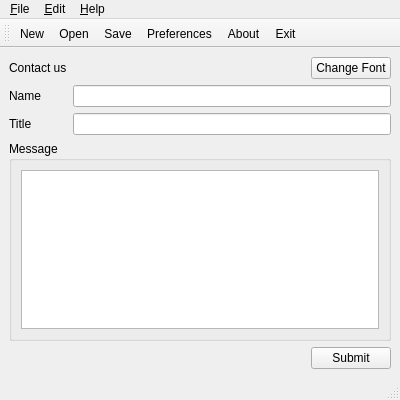
<?xml version="1.0" encoding="UTF-8"?>
<ui version="4.0">
 <class>MainWindow</class>
 <widget class="QMainWindow" name="MainWindow">
  <property name="geometry">
   <rect>
    <x>0</x>
    <y>0</y>
    <width>400</width>
    <height>400</height>
   </rect>
  </property>
  <property name="windowTitle">
   <string>MainWindow</string>
  </property>
  <widget class="QWidget" name="centralwidget">
   <layout class="QVBoxLayout" name="verticalLayout">
    <item>
     <layout class="QGridLayout" name="gridLayout">
      <item row="0" column="0">
       <widget class="QLabel" name="labelContac">
        <property name="text">
         <string>Contact us</string>
        </property>
       </widget>
      </item>
      <item row="0" column="2">
       <spacer name="horizontalSpacer">
        <property name="orientation">
         <enum>Qt::Horizontal</enum>
        </property>
        <property name="sizeHint" stdset="0">
         <size>
          <width>40</width>
          <height>20</height>
         </size>
        </property>
       </spacer>
      </item>
      <item row="0" column="3">
       <widget class="QPushButton" name="changeFontButton">
        <property name="text">
         <string>Change Font</string>
        </property>
       </widget>
      </item>
      <item row="1" column="1">
       <spacer name="verticalSpacer">
        <property name="orientation">
         <enum>Qt::Vertical</enum>
        </property>
        <property name="sizeHint" stdset="0">
         <size>
          <width>20</width>
          <height>17</height>
         </size>
        </property>
       </spacer>
      </item>
      <item row="2" column="0">
       <widget class="QLabel" name="labelName">
        <property name="text">
         <string>Name</string>
        </property>
       </widget>
      </item>
      <item row="2" column="1" colspan="3">
       <widget class="QLineEdit" name="lineEditName"/>
      </item>
      <item row="3" column="0">
       <widget class="QLabel" name="labelTitle">
        <property name="text">
         <string>Title</string>
        </property>
       </widget>
      </item>
      <item row="3" column="1" colspan="3">
       <widget class="QLineEdit" name="lineEditTitle"/>
      </item>
     </layout>
    </item>
    <item>
     <spacer name="verticalSpacer_2">
      <property name="orientation">
       <enum>Qt::Vertical</enum>
      </property>
      <property name="sizeHint" stdset="0">
       <size>
        <width>20</width>
        <height>3</height>
       </size>
      </property>
     </spacer>
    </item>
    <item>
     <widget class="QGroupBox" name="groupBox">
      <property name="title">
       <string>Message</string>
      </property>
      <layout class="QHBoxLayout" name="horizontalLayout">
       <item>
        <widget class="QTextEdit" name="textEdit"/>
       </item>
      </layout>
     </widget>
    </item>
    <item>
     <spacer name="verticalSpacer_3">
      <property name="orientation">
       <enum>Qt::Vertical</enum>
      </property>
      <property name="sizeHint" stdset="0">
       <size>
        <width>20</width>
        <height>3</height>
       </size>
      </property>
     </spacer>
    </item>
    <item>
     <layout class="QHBoxLayout" name="horizontalLayout_3">
      <item>
       <spacer name="horizontalSpacer_4">
        <property name="orientation">
         <enum>Qt::Horizontal</enum>
        </property>
        <property name="sizeHint" stdset="0">
         <size>
          <width>40</width>
          <height>20</height>
         </size>
        </property>
       </spacer>
      </item>
      <item>
       <widget class="QPushButton" name="submitButton">
        <property name="text">
         <string>Submit</string>
        </property>
       </widget>
      </item>
     </layout>
    </item>
   </layout>
  </widget>
  <widget class="QMenuBar" name="menubar">
   <property name="geometry">
    <rect>
     <x>0</x>
     <y>0</y>
     <width>400</width>
     <height>24</height>
    </rect>
   </property>
   <widget class="QMenu" name="menu_File">
    <property name="title">
     <string>&amp;File</string>
    </property>
    <addaction name="actionNew"/>
    <addaction name="actionOpen"/>
    <addaction name="actionClose"/>
    <addaction name="separator"/>
    <addaction name="actionSave"/>
    <addaction name="actionSaveAs"/>
    <addaction name="separator"/>
    <addaction name="actionExit"/>
   </widget>
   <widget class="QMenu" name="menu_Edit">
    <property name="title">
     <string>&amp;Edit</string>
    </property>
    <addaction name="actionPreferences"/>
   </widget>
   <widget class="QMenu" name="menu_Help">
    <property name="title">
     <string>&amp;Help</string>
    </property>
    <addaction name="actionAbout"/>
   </widget>
   <addaction name="menu_File"/>
   <addaction name="menu_Edit"/>
   <addaction name="menu_Help"/>
  </widget>
  <widget class="QStatusBar" name="statusbar"/>
  <widget class="QToolBar" name="toolBar">
   <property name="windowTitle">
    <string>toolBar</string>
   </property>
   <attribute name="toolBarArea">
    <enum>TopToolBarArea</enum>
   </attribute>
   <attribute name="toolBarBreak">
    <bool>false</bool>
   </attribute>
   <addaction name="actionNew"/>
   <addaction name="actionOpen"/>
   <addaction name="actionSave"/>
   <addaction name="actionPreferences"/>
   <addaction name="actionAbout"/>
   <addaction name="actionExit"/>
  </widget>
  <action name="actionNew">
   <property name="icon">
    <iconset resource="../resources.qrc">
     <normaloff>:/resources/icons/32x32/File-New-icon.png</normaloff>:/resources/icons/32x32/File-New-icon.png</iconset>
   </property>
   <property name="text">
    <string>&amp;New</string>
   </property>
  </action>
  <action name="actionOpen">
   <property name="icon">
    <iconset resource="../resources.qrc">
     <normaloff>:/resources/icons/32x32/open-file-icon.png</normaloff>:/resources/icons/32x32/open-file-icon.png</iconset>
   </property>
   <property name="text">
    <string>&amp;Open</string>
   </property>
  </action>
  <action name="actionSave">
   <property name="icon">
    <iconset resource="../resources.qrc">
     <normaloff>:/resources/icons/32x32/Save-icon.png</normaloff>:/resources/icons/32x32/Save-icon.png</iconset>
   </property>
   <property name="text">
    <string>&amp;Save</string>
   </property>
  </action>
  <action name="actionSaveAs">
   <property name="icon">
    <iconset resource="../resources.qrc">
     <normaloff>:/resources/icons/32x32/Save-as-icon.png</normaloff>:/resources/icons/32x32/Save-as-icon.png</iconset>
   </property>
   <property name="text">
    <string>Save &amp;As</string>
   </property>
  </action>
  <action name="actionClose">
   <property name="text">
    <string>&amp;Close</string>
   </property>
  </action>
  <action name="actionPreferences">
   <property name="icon">
    <iconset resource="../resources.qrc">
     <normaloff>:/resources/icons/32x32/Categories-preferences-system-icon.png</normaloff>:/resources/icons/32x32/Categories-preferences-system-icon.png</iconset>
   </property>
   <property name="text">
    <string>&amp;Preferences ...</string>
   </property>
  </action>
  <action name="actionAbout">
   <property name="icon">
    <iconset resource="../resources.qrc">
     <normaloff>:/resources/icons/32x32/Actions-help-about-icon.png</normaloff>:/resources/icons/32x32/Actions-help-about-icon.png</iconset>
   </property>
   <property name="text">
    <string>&amp;About</string>
   </property>
  </action>
  <action name="actionExit">
   <property name="icon">
    <iconset resource="../resources.qrc">
     <normaloff>:/resources/icons/32x32/Button-exit-icon.png</normaloff>:/resources/icons/32x32/Button-exit-icon.png</iconset>
   </property>
   <property name="text">
    <string>E&amp;xit</string>
   </property>
  </action>
 </widget>
 <resources>
  <include location="../resources.qrc"/>
 </resources>
 <connections/>
</ui>
